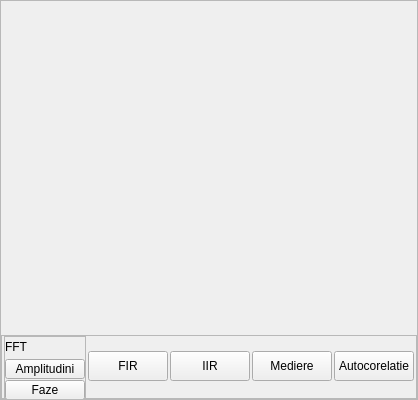
               <widget class="QFrame" name="frame_channel4">
                <property name="minimumSize">
                 <size>
                  <width>0</width>
                  <height>400</height>
                 </size>
                </property>
                <property name="maximumSize">
                 <size>
                  <width>16777215</width>
                  <height>400</height>
                 </size>
                </property>
                <property name="frameShape">
                 <enum>QFrame::StyledPanel</enum>
                </property>
                <property name="frameShadow">
                 <enum>QFrame::Raised</enum>
                </property>
                <layout class="QVBoxLayout" name="verticalLayout_36">
                 <property name="spacing">
                  <number>0</number>
                 </property>
                 <property name="leftMargin">
                  <number>0</number>
                 </property>
                 <property name="topMargin">
                  <number>0</number>
                 </property>
                 <property name="rightMargin">
                  <number>0</number>
                 </property>
                 <property name="bottomMargin">
                  <number>0</number>
                 </property>
                 <item>
                  <widget class="PlotWidget" name="plotWidget_channel_4" native="true"/>
                 </item>
                 <item>
                  <widget class="AutocorrelationPlotWidget" name="plotWidget_autocorrelation_channel_4" native="true"/>
                 </item>
                 <item>
                  <widget class="QFrame" name="frame_processing_buttons4">
                   <property name="minimumSize">
                    <size>
                     <width>0</width>
                     <height>64</height>
                    </size>
                   </property>
                   <property name="maximumSize">
                    <size>
                     <width>16777215</width>
                     <height>64</height>
                    </size>
                   </property>
                   <property name="frameShape">
                    <enum>QFrame::StyledPanel</enum>
                   </property>
                   <property name="frameShadow">
                    <enum>QFrame::Raised</enum>
                   </property>
                   <layout class="QHBoxLayout" name="horizontalLayout_8">
                    <property name="spacing">
                     <number>2</number>
                    </property>
                    <property name="leftMargin">
                     <number>2</number>
                    </property>
                    <property name="topMargin">
                     <number>0</number>
                    </property>
                    <property name="rightMargin">
                     <number>2</number>
                    </property>
                    <property name="bottomMargin">
                     <number>2</number>
                    </property>
                    <item>
                     <widget class="QFrame" name="frame_fft4">
                      <property name="minimumSize">
                       <size>
                        <width>0</width>
                        <height>64</height>
                       </size>
                      </property>
                      <property name="maximumSize">
                       <size>
                        <width>16777215</width>
                        <height>64</height>
                       </size>
                      </property>
                      <property name="frameShape">
                       <enum>QFrame::StyledPanel</enum>
                      </property>
                      <property name="frameShadow">
                       <enum>QFrame::Raised</enum>
                      </property>
                      <layout class="QVBoxLayout" name="verticalLayout_11">
                       <property name="spacing">
                        <number>2</number>
                       </property>
                       <property name="leftMargin">
                        <number>0</number>
                       </property>
                       <property name="topMargin">
                        <number>0</number>
                       </property>
                       <property name="rightMargin">
                        <number>0</number>
                       </property>
                       <property name="bottomMargin">
                        <number>0</number>
                       </property>
                       <item>
                        <widget class="QLabel" name="fft4Label">
                         <property name="minimumSize">
                          <size>
                           <width>0</width>
                           <height>20</height>
                          </size>
                         </property>
                         <property name="maximumSize">
                          <size>
                           <width>16777215</width>
                           <height>20</height>
                          </size>
                         </property>
                         <property name="text">
                          <string>FFT</string>
                         </property>
                        </widget>
                       </item>
                       <item>
                        <widget class="QPushButton" name="fftAbsChannel4pushButton">
                         <property name="minimumSize">
                          <size>
                           <width>0</width>
                           <height>20</height>
                          </size>
                         </property>
                         <property name="maximumSize">
                          <size>
                           <width>16777215</width>
                           <height>20</height>
                          </size>
                         </property>
                         <property name="text">
                          <string>Amplitudini</string>
                         </property>
                         <property name="checkable">
                          <bool>true</bool>
                         </property>
                        </widget>
                       </item>
                       <item>
                        <widget class="QPushButton" name="fftPhaseChannel4pushButton">
                         <property name="minimumSize">
                          <size>
                           <width>0</width>
                           <height>20</height>
                          </size>
                         </property>
                         <property name="maximumSize">
                          <size>
                           <width>16777215</width>
                           <height>20</height>
                          </size>
                         </property>
                         <property name="text">
                          <string>Faze</string>
                         </property>
                         <property name="checkable">
                          <bool>true</bool>
                         </property>
                        </widget>
                       </item>
                      </layout>
                     </widget>
                    </item>
                    <item>
                     <widget class="QPushButton" name="pushButton_FIR_4">
                      <property name="minimumSize">
                       <size>
                        <width>0</width>
                        <height>30</height>
                       </size>
                      </property>
                      <property name="maximumSize">
                       <size>
                        <width>16777215</width>
                        <height>30</height>
                       </size>
                      </property>
                      <property name="text">
                       <string>FIR</string>
                      </property>
                      <property name="checkable">
                       <bool>true</bool>
                      </property>
                     </widget>
                    </item>
                    <item>
                     <widget class="QPushButton" name="pushButton_IIR_4">
                      <property name="minimumSize">
                       <size>
                        <width>0</width>
                        <height>30</height>
                       </size>
                      </property>
                      <property name="maximumSize">
                       <size>
                        <width>16777215</width>
                        <height>30</height>
                       </size>
                      </property>
                      <property name="text">
                       <string>IIR</string>
                      </property>
                      <property name="checkable">
                       <bool>true</bool>
                      </property>
                     </widget>
                    </item>
                    <item>
                     <widget class="QPushButton" name="pushButton_Mediere_4">
                      <property name="minimumSize">
                       <size>
                        <width>0</width>
                        <height>30</height>
                       </size>
                      </property>
                      <property name="maximumSize">
                       <size>
                        <width>16777215</width>
                        <height>30</height>
                       </size>
                      </property>
                      <property name="text">
                       <string>Mediere</string>
                      </property>
                      <property name="checkable">
                       <bool>true</bool>
                      </property>
                     </widget>
                    </item>
                    <item>
                     <widget class="QPushButton" name="pushButton_Autocorelatie_4">
                      <property name="minimumSize">
                       <size>
                        <width>0</width>
                        <height>30</height>
                       </size>
                      </property>
                      <property name="maximumSize">
                       <size>
                        <width>16777215</width>
                        <height>30</height>
                       </size>
                      </property>
                      <property name="text">
                       <string>Autocorelatie</string>
                      </property>
                      <property name="checkable">
                       <bool>true</bool>
                      </property>
                     </widget>
                    </item>
                   </layout>
                  </widget>
                 </item>
                </layout>
               </widget>
